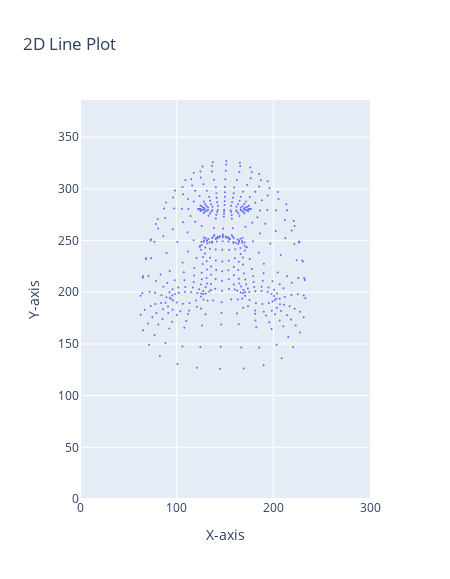

The code cell stored with this chart in its notebook:
### Code cell
import plotly.graph_objects as go

# Sample data
x = [vertex[0] * W for vertex in texture_coordinates]
y = [vertex[1] * H for vertex in texture_coordinates]

# Create a line plot
fig = go.Figure(data=go.Scatter(x=x, y=y, mode='markers', marker=dict(size=2)))

layout_scale = 1.5

# Customize the layout
fig.update_layout(title='2D Line Plot',
                  xaxis_title='X-axis',
                  yaxis_title='Y-axis',
                  xaxis=dict(range=[0, W]),
                  yaxis=dict(range=[0, H]),
                  width=W * layout_scale,
                  height=H * layout_scale,
                )

# Show the plot
fig.show()

### Figure 1 — Plotly figure (JSON) as saved in the notebook; plotly's stock layout.template omitted (floating-point values rounded to 4 significant figures; data arrays with more than 128 entries replaced by an {"elided": "..."} marker saying what was removed)
{"data": [{"marker": {"size": 2}, "mode": "markers", "type": "scatter", "x": {"elided": "468 float values"}, "y": {"elided": "468 float values"}}], "layout": {"height": 579, "title": {"text": "2D Line Plot"}, "width": 450, "xaxis": {"range": [0, 300], "title": {"text": "X-axis"}}, "yaxis": {"range": [0, 386], "title": {"text": "Y-axis"}}}}
